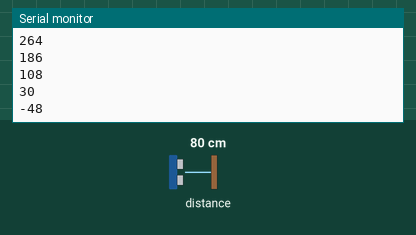
Simulated run of this sketch. Board: Arduino Uno, built with avr-gcc and run on an emulated ATmega328P. On the bench: the last lines printed to the serial monitor. The test bench sets the inputs (shaded band); at power-on: distance to the obstacle 80 cm.

Above: at 1.2 s.
1.3 s: distance to the obstacle set to 250 cm
At 1.49 s:
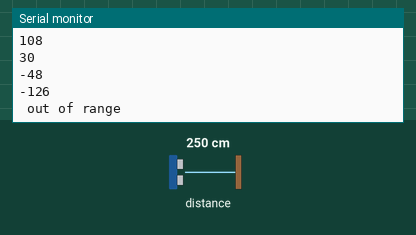
3.3 s: distance to the obstacle set to 2 cm
At 3.35 s:
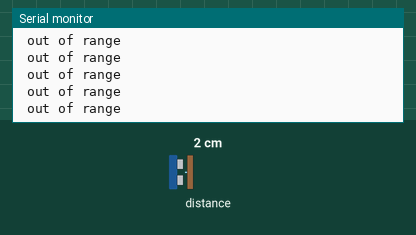
Timing chart, 0 to 6.3 s (numbered marks = the images above; inputs shaded):
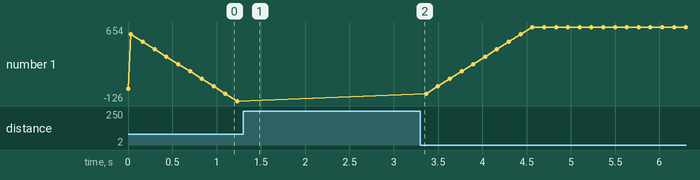

The sketch:

thcikness.ino
```cpp
#include "Adafruit_VL53L0X.h"
#define WINDOW_SIZE 10
Adafruit_VL53L0X lox = Adafruit_VL53L0X();
int INDEX = 0;
int VALUE = 0;
int SUM = 0;
int READINGS[WINDOW_SIZE];
int AVERAGED = 0;
int height_ = 654;

void setup() {
  Serial.begin(115200);
  while (! Serial) {
    delay(1);
  }
//  Serial.println("Adafruit VL53L0X test");
  if (!lox.begin()) {
    Serial.println(0);
    while(1);
  }
  Serial.println(1);
}


void loop() {
  VL53L0X_RangingMeasurementData_t measure;
  lox.rangingTest(&measure, false);

  if (measure.RangeStatus != 4) {
//    Serial.print("Distance (mm): ");
//    Serial.println(measure.RangeMilliMeter - 20);
    SUM = SUM - READINGS[INDEX];       // Remove the oldest entry from the sum
    VALUE = measure.RangeMilliMeter - 20;        // Read the next sensor value
    READINGS[INDEX] = VALUE;           // Add the newest reading to the window
    SUM = SUM + VALUE;                 // Add the newest reading to the sum
    INDEX = (INDEX+1) % WINDOW_SIZE;   // Increment the index, and wrap to 0 if it exceeds the window size

    AVERAGED = SUM / WINDOW_SIZE;
//    Serial.print("Distance (mm): ");
    Serial.println(height_-AVERAGED);
  } else {
    Serial.println(" out of range ");
  }


  delay(100);
}
```

Measured:
- after the input at 1.3 s, the serial monitor: prints a new line after 0.07 s (image 1)
- plotted number 1: -126 → 654 after the input at 3.3 s
